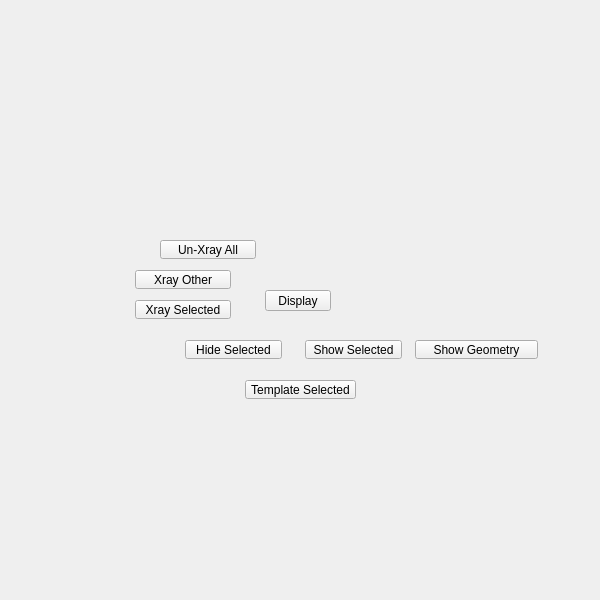
<?xml version="1.0" encoding="UTF-8"?>
<ui version="4.0">
 <class>QtUi</class>
 <widget class="QMainWindow" name="QtUi">
  <property name="enabled">
   <bool>true</bool>
  </property>
  <property name="geometry">
   <rect>
    <x>0</x>
    <y>0</y>
    <width>600</width>
    <height>600</height>
   </rect>
  </property>
  <property name="sizePolicy">
   <sizepolicy hsizetype="Ignored" vsizetype="Ignored">
    <horstretch>0</horstretch>
    <verstretch>0</verstretch>
   </sizepolicy>
  </property>
  <property name="minimumSize">
   <size>
    <width>0</width>
    <height>0</height>
   </size>
  </property>
  <property name="maximumSize">
   <size>
    <width>600</width>
    <height>600</height>
   </size>
  </property>
  <property name="cursor">
   <cursorShape>ArrowCursor</cursorShape>
  </property>
  <property name="windowTitle">
   <string>Toolkit</string>
  </property>
  <property name="whatsThis">
   <string>main</string>
  </property>
  <property name="toolButtonStyle">
   <enum>Qt::ToolButtonIconOnly</enum>
  </property>
  <property name="tabShape">
   <enum>QTabWidget::Triangular</enum>
  </property>
  <property name="dockNestingEnabled">
   <bool>true</bool>
  </property>
  <property name="dockOptions">
   <set>QMainWindow::AllowNestedDocks|QMainWindow::AllowTabbedDocks|QMainWindow::AnimatedDocks|QMainWindow::ForceTabbedDocks</set>
  </property>
  <widget class="QWidget" name="mainWindow">
   <property name="sizePolicy">
    <sizepolicy hsizetype="Ignored" vsizetype="Ignored">
     <horstretch>0</horstretch>
     <verstretch>0</verstretch>
    </sizepolicy>
   </property>
   <widget class="QPushButton" name="i032">
    <property name="geometry">
     <rect>
      <x>265</x>
      <y>290</y>
      <width>66</width>
      <height>21</height>
     </rect>
    </property>
    <property name="minimumSize">
     <size>
      <width>0</width>
      <height>21</height>
     </size>
    </property>
    <property name="maximumSize">
     <size>
      <width>16777215</width>
      <height>21</height>
     </size>
    </property>
    <property name="whatsThis">
     <string>display</string>
    </property>
    <property name="text">
     <string>Display</string>
    </property>
   </widget>
   <widget class="QPushButton" name="b002">
    <property name="geometry">
     <rect>
      <x>185</x>
      <y>340</y>
      <width>97</width>
      <height>19</height>
     </rect>
    </property>
    <property name="minimumSize">
     <size>
      <width>0</width>
      <height>19</height>
     </size>
    </property>
    <property name="text">
     <string>Hide Selected</string>
    </property>
   </widget>
   <widget class="QPushButton" name="b003">
    <property name="geometry">
     <rect>
      <x>305</x>
      <y>340</y>
      <width>97</width>
      <height>19</height>
     </rect>
    </property>
    <property name="minimumSize">
     <size>
      <width>0</width>
      <height>19</height>
     </size>
    </property>
    <property name="text">
     <string>Show Selected</string>
    </property>
   </widget>
   <widget class="QPushButton" name="b005">
    <property name="geometry">
     <rect>
      <x>135</x>
      <y>300</y>
      <width>96</width>
      <height>19</height>
     </rect>
    </property>
    <property name="minimumSize">
     <size>
      <width>0</width>
      <height>19</height>
     </size>
    </property>
    <property name="text">
     <string>Xray Selected</string>
    </property>
   </widget>
   <widget class="QPushButton" name="b021">
    <property name="geometry">
     <rect>
      <x>245</x>
      <y>380</y>
      <width>111</width>
      <height>19</height>
     </rect>
    </property>
    <property name="minimumSize">
     <size>
      <width>111</width>
      <height>19</height>
     </size>
    </property>
    <property name="text">
     <string>Template Selected</string>
    </property>
   </widget>
   <widget class="QPushButton" name="b006">
    <property name="geometry">
     <rect>
      <x>160</x>
      <y>240</y>
      <width>96</width>
      <height>19</height>
     </rect>
    </property>
    <property name="minimumSize">
     <size>
      <width>0</width>
      <height>19</height>
     </size>
    </property>
    <property name="text">
     <string>Un-Xray All</string>
    </property>
   </widget>
   <widget class="QPushButton" name="b007">
    <property name="geometry">
     <rect>
      <x>135</x>
      <y>270</y>
      <width>96</width>
      <height>19</height>
     </rect>
    </property>
    <property name="minimumSize">
     <size>
      <width>0</width>
      <height>19</height>
     </size>
    </property>
    <property name="text">
     <string>Xray Other</string>
    </property>
   </widget>
   <widget class="QPushButton" name="b004">
    <property name="geometry">
     <rect>
      <x>415</x>
      <y>340</y>
      <width>123</width>
      <height>19</height>
     </rect>
    </property>
    <property name="minimumSize">
     <size>
      <width>0</width>
      <height>19</height>
     </size>
    </property>
    <property name="maximumSize">
     <size>
      <width>999</width>
      <height>19</height>
     </size>
    </property>
    <property name="text">
     <string>Show Geometry</string>
    </property>
   </widget>
  </widget>
 </widget>
 <resources/>
 <connections/>
 <designerdata>
  <property name="gridDeltaX">
   <number>5</number>
  </property>
  <property name="gridDeltaY">
   <number>10</number>
  </property>
  <property name="gridSnapX">
   <bool>true</bool>
  </property>
  <property name="gridSnapY">
   <bool>true</bool>
  </property>
  <property name="gridVisible">
   <bool>true</bool>
  </property>
 </designerdata>
</ui>
